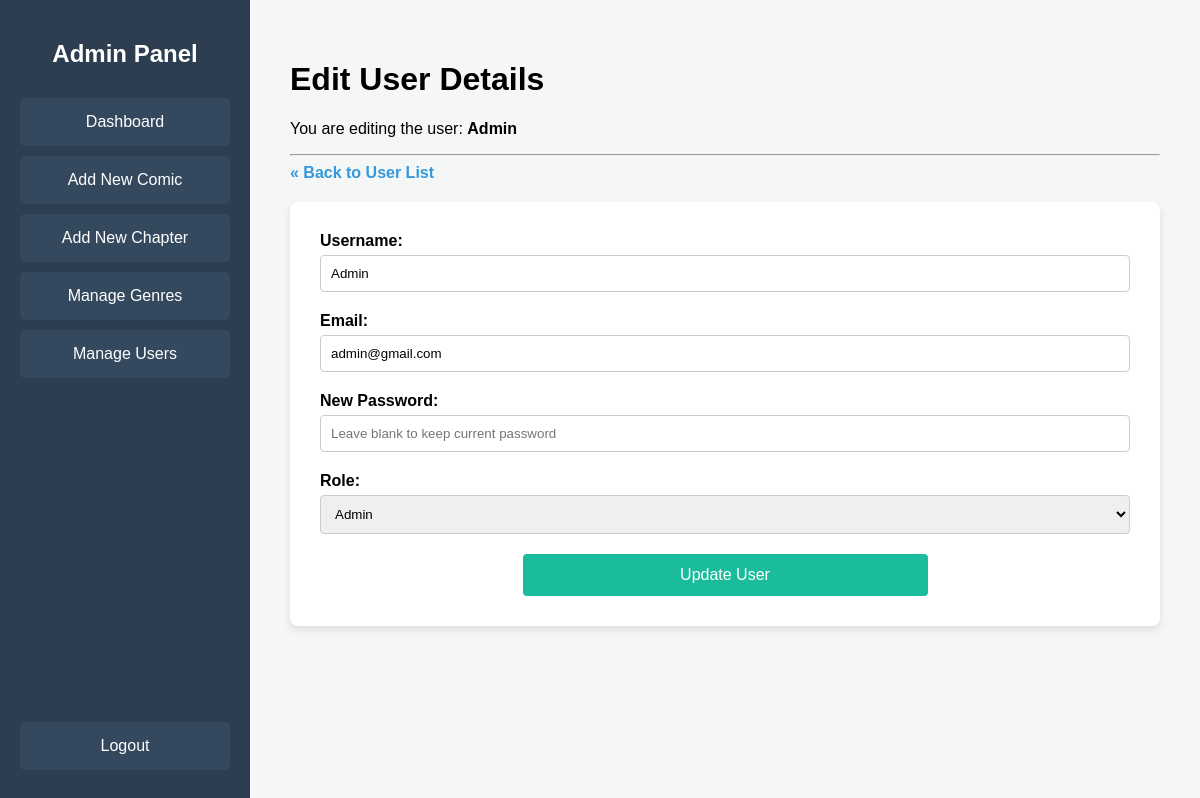
The app's page /code/admin/edit_user.php?id=1 (signed in) with its own data.
### tables this page shows
CREATE TABLE `tb_user` (
  `user_id` int(5) NOT NULL,
  `username` varchar(32) NOT NULL,
  `email` varchar(255) NOT NULL,
  `password` varchar(255) NOT NULL,
  `role` enum('admin','user') NOT NULL,
  `profile_picture_url` varchar(255) DEFAULT NULL,
  `created_at` date NOT NULL
);

### code/admin/edit_user.php (the view, shortened to what this page needs)
<?php
include '../connection.php';
$user_id = (int)$_GET['id'];
$sql = "SELECT user_id, username, email, role FROM tb_user WHERE user_id = ?";
$stmt = mysqli_prepare($conn, $sql);
mysqli_stmt_bind_param($stmt, "i", $user_id);
mysqli_stmt_execute($stmt);
$result = mysqli_stmt_get_result($stmt);
$user = mysqli_fetch_assoc($result);
?>
<!DOCTYPE html>
<html lang="en">
<head>
    <link rel="stylesheet" href="../../assets/css/admin_style.css">
</head>
<body>
    <div class="dashboard-container">
        <div class="sidebar">
            <h2>Admin Panel</h2>
            <a href="dashboard.php" class="nav-button">Dashboard</a>
            <a href="add_comic.php" class="nav-button">Add New Comic</a>
            <a href="add_chapter.php" class="nav-button">Add New Chapter</a>
            <a href="manage_genres.php" class="nav-button">Manage Genres</a>
            <a href="manage_users.php" class="nav-button">Manage Users</a>
            <a href="../logout.php" class="nav-button logout-button" onclick="return confirm('Are you sure you want to log out?');">Logout</a>
        </div>
        <div class="main-content">
            <h1>Edit User Details</h1>
            <p>You are editing the user: <strong><?php echo htmlspecialchars($user['username']); ?></strong></p>
            <hr>
            <a href="manage_users.php" class="back-link">&laquo; Back to User List</a>
            <div class="form-container">
                <form action="edit_user_process.php" method="POST">
                    <div class="form-group">
                        <label>Username:</label>
                        <input type="text" name="username" value="<?php echo htmlspecialchars($user['username']); ?>" required>
                    </div>
                    <div class="form-group">
                        <label>Email:</label>
                        <input type="email" name="email" value="<?php echo htmlspecialchars($user['email']); ?>" required>
                    </div>
                    <div class="form-group">
                        <label>New Password:</label>
                        <input type="password" name="password" placeholder="Leave blank to keep current password">
                    </div>
                    <div class="form-group">
                        <label>Role:</label>
                        <select name="role">
                            <option value="admin" <?php if ($user['role'] == 'admin') echo 'selected'; ?>>Admin</option>
                        </select>
                    </div>
                    <button type="submit">Update User</button>
                </form>
            </div>
        </div>
    </div>
</body>
</html>

### assets/css/admin_style.css (style rules this page uses)
body { font-family: Arial, sans-serif; margin: 0; background-color: #f4f7f6; }
.dashboard-container { min-height: 100vh; }
.sidebar { position: fixed; top: 0; left: 0; height: 100%; width: 250px; background-color: #2c3e50; color: white; padding: 20px; display: flex; flex-direction: column; box-sizing: border-box; }
.sidebar h2 { text-align: center; margin-bottom: 30px; }
.sidebar .nav-button { color: white; text-decoration: none; padding: 15px; margin-bottom: 10px; border-radius: 5px; background-color: #34495e; text-align: center; transition: background-color 0.3s; }
.logout-button { margin-top: auto; }
.main-content { margin-left: 250px; flex-grow: 1; padding: 40px; }
.form-container { background-color: white; padding: 30px; border-radius: 8px; box-shadow: 0 4px 8px rgba(0,0,0,0.1); }
.form-group { margin-bottom: 20px; }
.form-container label { display: block; margin-bottom: 5px; font-weight: bold; }
.form-container input[type="text"], .form-container input[type="number"], .form-container input[type="file"], .form-container input[type="email"], .form-container input[type="password"], .form-container textarea, .form-container select { width: 100%; padding: 10px; border: 1px solid #ccc; border-radius: 4px; box-sizing: border-box; }
.form-container button { width: 50%; display: block; margin: 20px auto 0 auto; padding: 12px; background-color: #1abc9c; color: white; border: none; border-radius: 4px; cursor: pointer; font-size: 16px; }
.back-link { display: inline-block; margin-bottom: 20px; color: #3498db; text-decoration: none; font-weight: bold; }

### records on screen
tb_user: username "Admin", email "admin@gmail.com", role "Admin"
